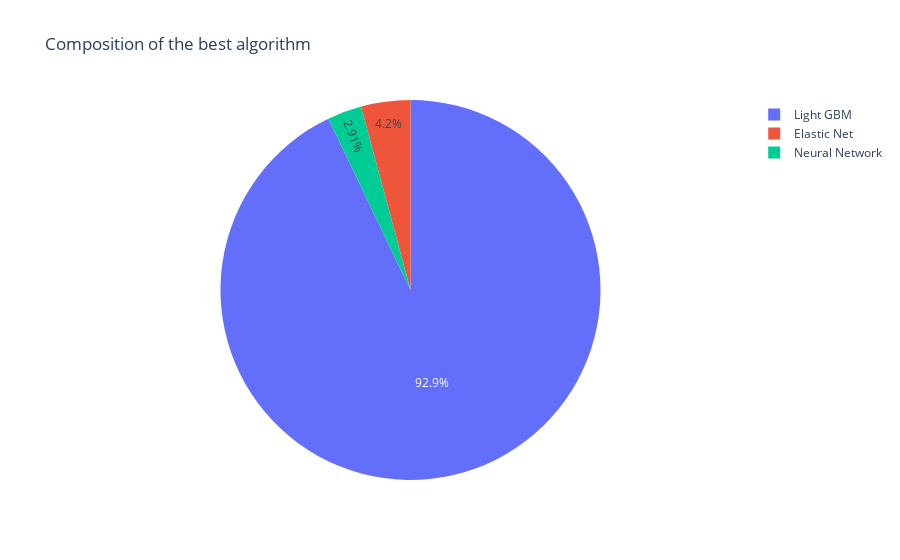

Source (notebook cell):
### Code cell
import plotly.graph_objects as go

hovertemplate = "Algorithm: %{label} <br>Number of best algorithm: %{value} <br>Max percentage: %{customdata:.3f} <br><extra></extra>"

pie_chart = go.Pie(labels=percentages["algorithm"], values=percentages["percentage"], customdata=percentages["max_percentage"], hovertemplate=hovertemplate)

fig_pie_chart = go.Figure(pie_chart)

fig_pie_chart.update_layout(title="Composition of the best algorithm")
fig_pie_chart.show()

### Figure 1 — Plotly figure (JSON) as saved in the notebook; plotly's stock layout.template omitted (floating-point values rounded to 4 significant figures)
{"data": [{"customdata": [0.2147, 0.227, 0.03611], "hovertemplate": "Algorithm: %{label} <br>Number of best algorithm: %{value} <br>Max percentage: %{customdata:.3f} <br><extra></extra>", "labels": ["Elastic Net", "Light GBM", "Neural Network"], "type": "pie", "values": [36, 797, 25]}], "layout": {"title": {"text": "Composition of the best algorithm"}}}
